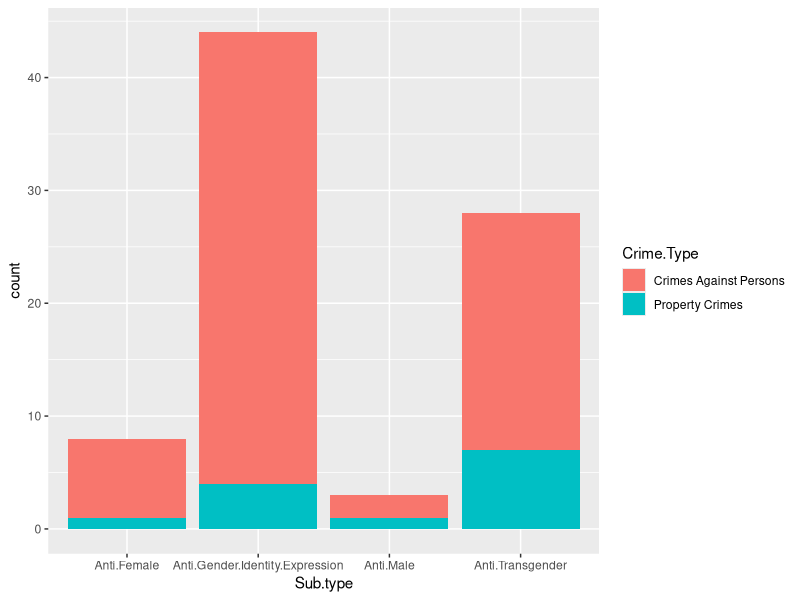

This chart was generated by the following R code:
## ---- chunk 1
library(tidyverse)
dataset <- read.csv("Hate_Crimes_data_Tidy.csv")

## ---- chunk 2
dataset %>% filter(type=='Anti_Gender') %>% ggplot(aes(x=Sub.type,y=count,fill=Crime.Type))+geom_col()
